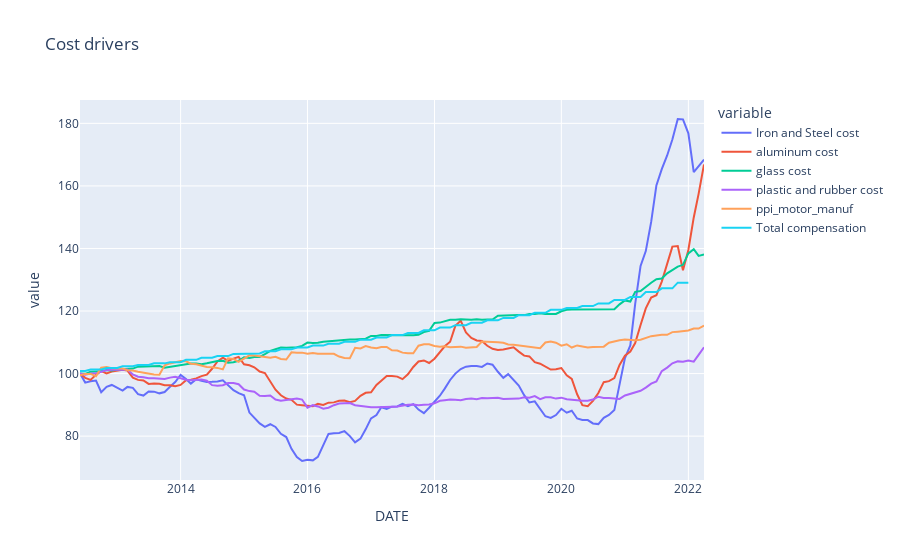

The cell this chart's notebook holds for it:
### Code cell
# Plotting the graph with new indexes
##  Analysing 2020 onwards - Here we can see that the glass and plastic/ rubber kept relatively stable. The drivers of cost are iron/steel and aluminum
### Metals have been pushing the production cost in the past 2 years
### Motor vehicle manufacturers were able to manage the increasing costs

fig = px.line(all_components_df_adj, x= 'DATE', y= ['Iron and Steel cost', 'aluminum cost' , 'glass cost','plastic and rubber cost','ppi_motor_manuf', 'Total compensation'], title=' Cost drivers' )
fig.show()
